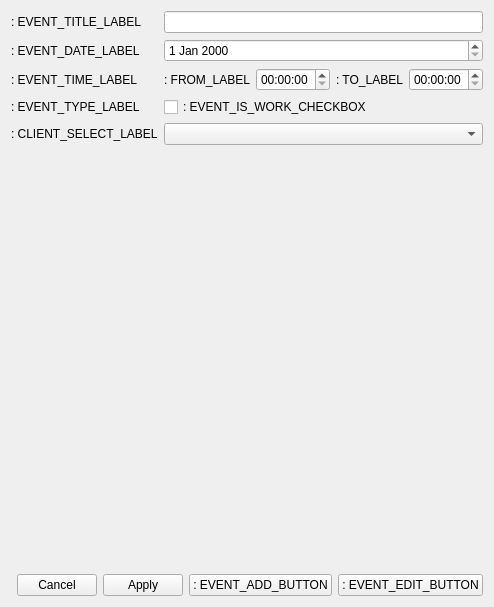
<?xml version="1.0" encoding="UTF-8"?>
<ui version="4.0">
 <class>EventDetails</class>
 <widget class="QWidget" name="EventDetails">
  <property name="geometry">
   <rect>
    <x>0</x>
    <y>0</y>
    <width>445</width>
    <height>607</height>
   </rect>
  </property>
  <property name="sizePolicy">
   <sizepolicy hsizetype="Maximum" vsizetype="Expanding">
    <horstretch>0</horstretch>
    <verstretch>1</verstretch>
   </sizepolicy>
  </property>
  <property name="windowTitle">
   <string>: EVENT_DETAILS_TITLE</string>
  </property>
  <layout class="QVBoxLayout" name="verticalLayout">
   <item>
    <layout class="QFormLayout" name="formLayout">
     <item row="0" column="0">
      <widget class="QLabel" name="label_2">
       <property name="text">
        <string>: EVENT_TITLE_LABEL</string>
       </property>
      </widget>
     </item>
     <item row="0" column="1">
      <widget class="QLineEdit" name="mTitle"/>
     </item>
     <item row="1" column="0">
      <widget class="QLabel" name="label_7">
       <property name="text">
        <string>: EVENT_DATE_LABEL</string>
       </property>
      </widget>
     </item>
     <item row="1" column="1">
      <widget class="QDateEdit" name="mEventDate">
       <property name="timeSpec">
        <enum>Qt::TimeSpec::LocalTime</enum>
       </property>
      </widget>
     </item>
     <item row="2" column="0">
      <widget class="QLabel" name="label_4">
       <property name="text">
        <string>: EVENT_TIME_LABEL</string>
       </property>
      </widget>
     </item>
     <item row="2" column="1">
      <layout class="QHBoxLayout" name="horizontalLayout_2">
       <item>
        <widget class="QLabel" name="label_3">
         <property name="text">
          <string>: FROM_LABEL</string>
         </property>
         <property name="alignment">
          <set>Qt::AlignmentFlag::AlignCenter</set>
         </property>
        </widget>
       </item>
       <item>
        <widget class="QTimeEdit" name="mTimeFrom">
         <property name="timeSpec">
          <enum>Qt::TimeSpec::LocalTime</enum>
         </property>
        </widget>
       </item>
       <item>
        <widget class="QLabel" name="label_5">
         <property name="text">
          <string>: TO_LABEL</string>
         </property>
         <property name="alignment">
          <set>Qt::AlignmentFlag::AlignCenter</set>
         </property>
        </widget>
       </item>
       <item>
        <widget class="QTimeEdit" name="mTimeTo">
         <property name="timeSpec">
          <enum>Qt::TimeSpec::LocalTime</enum>
         </property>
        </widget>
       </item>
      </layout>
     </item>
     <item row="3" column="0">
      <widget class="QLabel" name="mEventTypeLabel">
       <property name="text">
        <string>: EVENT_TYPE_LABEL</string>
       </property>
      </widget>
     </item>
     <item row="3" column="1">
      <widget class="QCheckBox" name="mEventType">
       <property name="text">
        <string>: EVENT_IS_WORK_CHECKBOX</string>
       </property>
      </widget>
     </item>
     <item row="4" column="0">
      <widget class="QLabel" name="mClientComboxBoxLabel">
       <property name="text">
        <string>: CLIENT_SELECT_LABEL</string>
       </property>
      </widget>
     </item>
     <item row="4" column="1">
      <widget class="QComboBox" name="mClientComboBox"/>
     </item>
     <item row="5" column="0">
      <spacer name="verticalSpacer">
       <property name="orientation">
        <enum>Qt::Orientation::Vertical</enum>
       </property>
       <property name="sizeHint" stdset="0">
        <size>
         <width>20</width>
         <height>40</height>
        </size>
       </property>
      </spacer>
     </item>
    </layout>
   </item>
   <item>
    <layout class="QHBoxLayout" name="horizontalLayout_3">
     <item>
      <spacer name="horizontalSpacer">
       <property name="orientation">
        <enum>Qt::Orientation::Horizontal</enum>
       </property>
       <property name="sizeHint" stdset="0">
        <size>
         <width>40</width>
         <height>20</height>
        </size>
       </property>
      </spacer>
     </item>
     <item>
      <widget class="QDialogButtonBox" name="mButtonBox">
       <property name="orientation">
        <enum>Qt::Orientation::Horizontal</enum>
       </property>
       <property name="standardButtons">
        <set>QDialogButtonBox::StandardButton::Apply|QDialogButtonBox::StandardButton::Cancel</set>
       </property>
       <property name="centerButtons">
        <bool>true</bool>
       </property>
      </widget>
     </item>
     <item>
      <widget class="QPushButton" name="mAddButton">
       <property name="text">
        <string>: EVENT_ADD_BUTTON</string>
       </property>
      </widget>
     </item>
     <item>
      <widget class="QPushButton" name="mChangeButton">
       <property name="text">
        <string>: EVENT_EDIT_BUTTON</string>
       </property>
      </widget>
     </item>
    </layout>
   </item>
  </layout>
 </widget>
 <resources/>
 <connections/>
</ui>
